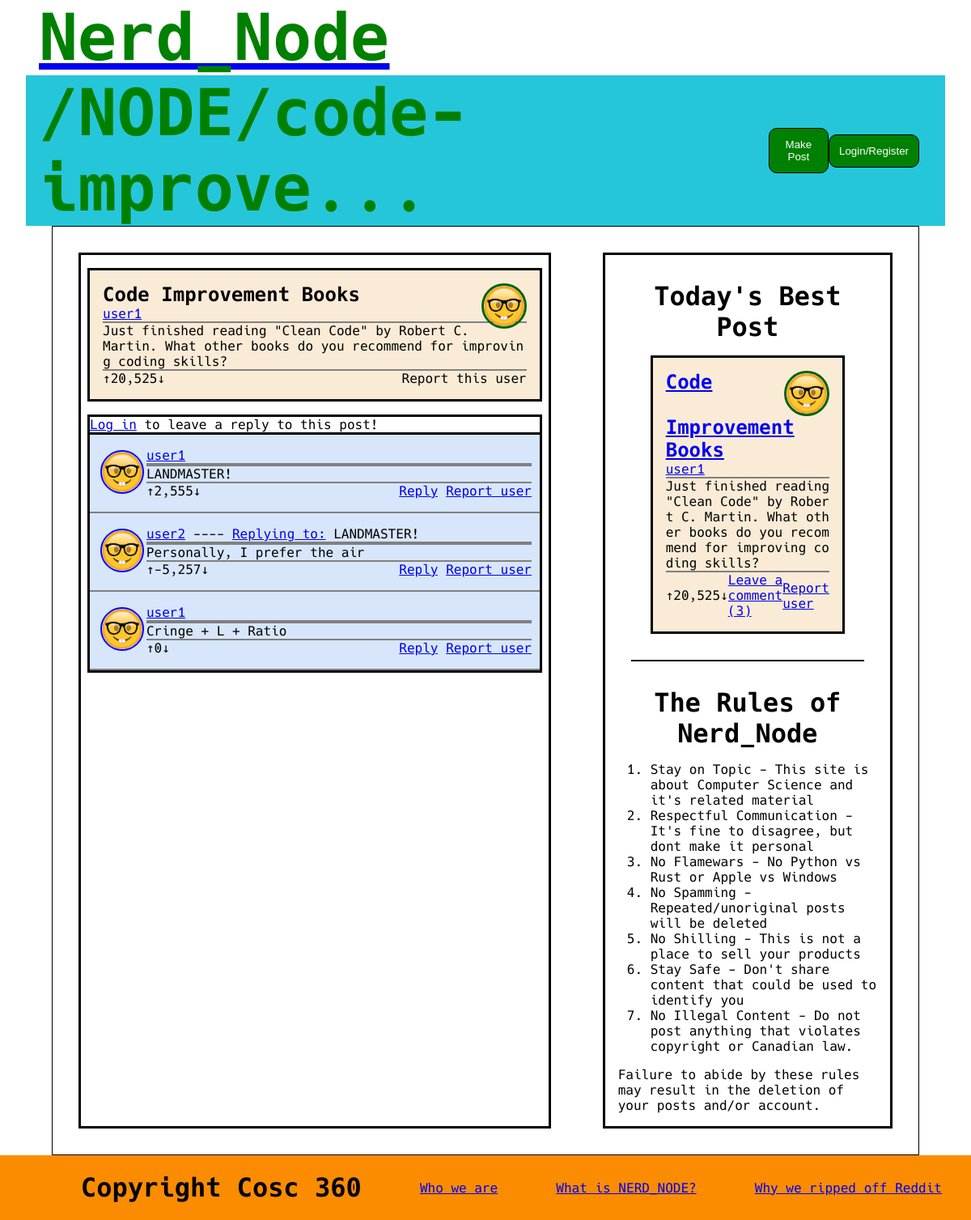
The app's page /node/index.php?title=code-improvement with its own data.
### tables this page shows
CREATE TABLE post (
	id int AUTO_INCREMENT,
	title varchar(255),    poster int,
    content TEXT(65535),
    likes int,
    sku varchar(255),
    PRIMARY KEY (id),
    FOREIGN KEY (poster) REFERENCES siteUser(id) ON DELETE CASCADE
);

CREATE TABLE siteUser (
	id int AUTO_INCREMENT,
	username varchar(255),
	password varchar(255),
    email varchar(255),
    profilePicture varchar(255),
    isAdmin boolean,
    isDisabled boolean,
    PRIMARY KEY (id)
);

CREATE TABLE comment (
	id int AUTO_INCREMENT,
    poster int,
	originalPost int,
    parentComment int,
    likes int,
    content TEXT(65535),
    PRIMARY KEY (id),
    FOREIGN KEY (poster) REFERENCES siteUser(id),
    FOREIGN KEY (originalPost) REFERENCES post(id) ON DELETE CASCADE,
    FOREIGN KEY (parentComment) REFERENCES comment(id) ON DELETE CASCADE
);

### src/node/loadPost.php (called while the page is built, shortened)
<?php
$host = DBHOST;
$database = DBNAME;
$user = DBUSER;
$pass = DBPASS;
$connection = mysqli_connect($host, $user,$pass, $database, "3306");
$getPost = $connection->prepare("SELECT post.id, post.title, siteUser.username, siteUser.profilePicture, post.sku, post.content, post.likes FROM (post JOIN siteUser ON post.poster = siteUser.id) WHERE post.sku = ?");
$getPost->bind_param("s", $sku);
$getPost->execute();
$result = $getPost->get_result();
$post= [];
while($row = mysqli_fetch_assoc($result)) {
    $post = ['id' => $row['id'],
             'title' => $row['title'],
             'author' => $row['username'],
             'pfp' => $row['profilePicture'],
             'sku' => $row['sku'],
             'content' => $row['content'],
             'likes' => number_format($row['likes'])
    ];
}
$getComments = $connection->prepare("SELECT p1.id AS id, p2.id AS parentId, siteUser.username as username, siteUser.profilePicture AS profilePicture, p1.content AS content, p2.content AS parentContent, p1.likes
FROM (comment AS p1 LEFT JOIN comment AS p2 ON p1.parentComment = p2.id)
     JOIN siteUser ON p1.poster = siteUser.id WHERE p1.originalPost = ?");
$getComments->bind_param("s", $post['id']);
$getComments->execute();
$result = $getComments->get_result();
$comments = array();
?>

### src/components/getBestPost.php (called while the page is built, shortened)
<?php
$host = DBHOST;
$database = DBNAME;
$user = DBUSER;
$pass = DBPASS;
$connection = mysqli_connect($host, $user,$pass, $database, "3306");
$sql = "SELECT post.title, siteUser.username, siteUser.profilePicture, post.sku, post.content,
               post.likes, COUNT(comment.id) AS comments
        FROM (post JOIN siteUser ON post.poster = siteUser.id)
             LEFT JOIN comment ON comment.originalPost = post.id
        GROUP BY post.id
        ORDER BY likes DESC
        LIMIT 1";
if($result = mysqli_query($connection, $sql)) {
    while($row = mysqli_fetch_assoc($result)) {
        $bestPost = ['title' => $row['title'],
                            'author' => $row['username'],
                            'pfp' => $row['profilePicture'],
                            'sku' => $row['sku'],
                            'content' => $row['content'],
                            'likes' => number_format($row['likes']),
                            'commentCount' => $row['comments']
        ];
    }
}
?>

### src/node/renderComments.php (the view, shortened to what this page needs)
<?php
include_once "renderProfilePicture.php";
function renderComment($comment, $op, $isAdmin) {
    $username = $comment['author'];
    echo "<div class=\"comment\" id=\"".$comment['id']."\">";
    echo "<p>
            <a href='".SITEROOT."nerd?username=".$username."'>".$username."</a>";
    if($comment['parentId']) {
        echo " ---- <a href='#".$comment['parentId']."'> Replying to:</a> ".$comment['parentContent'];
    }
    echo "</p>";
    echo"<p>
    </p>
    <p>".$comment['content']."
    </p>
    <div class='interactionBar'>
    <div> &uarr; </div>
    <div>".$comment['likes']." </div>
    <div> &darr; </div>
    <div class='spacer'> </div>
    <div>
    <a href='".SITEROOT."node?title=".$op."&reply-to=".$comment['id']."' > Reply </a>
    </div>
&ensp;
    <div>";
    if(!$isAdmin)
        echo"<a href='".SITEROOT."report'> Report user</a>";
    echo "</div>
    </div>
    </div>";
}
?>

### src/node/index.php (shortened to what this page needs)
<?php
$sku = $_GET['title'];
include_once "loadPost.php";
include_once "renderComments.php";
include_once "../renderProfilePicture.php";
?>
<!DOCTYPE html>
<html lang="en">
    <head>
	    <link rel="stylesheet" href="../public/css/reset.css">
	    <link rel="stylesheet" href="../public/css/home.css">
        <link rel="stylesheet" href="../public/css/node.css">
        <link rel="stylesheet" href="../public/font/hack.css">
    </head>
    <body>
	    <header>
            <?php
            $u =strlen($post["sku"]) >12 ? trim(substr($post["sku"], 0, 12)).'...' : $post["sku"];
            $url = "/NODE/$u";
            include "../components/headerBar.php";
            ?>
        </header>
        <main>
            <div class="center">
                <div class="post">
                    <?php renderProfilePicture($post['author'], $post['pfp']); ?>
                    <h3>
                        <?php echo $post["title"];?>
                    </h3>
                    <p>
                        <?php
                        echo "<a href='".SITEROOT."nerd?username=".$post["author"]."'>".$post["author"]."</a>";
                        ?>
                    </p>
                    <p>
                        <?php echo $post["content"]; ?>
                    </p>
                    <div class="interactionBar">
                        <div> &uarr; </div>
                        <div> <?php echo $post["likes"]; ?> </div>
                        <div> &darr; </div>
                        <div> Report this user </div>
                    </div>
                </div>
                <div id="comments">
                    <div id="reply">
                        <?php
                        if(isset($_SESSION["sessionId"])) {
                            include "../components/commentForm.php";
                        } else {
                            echo "<p> <a href='".SITEROOT."login'>Log in</a> to leave a reply to this post!</p>";
                        }
                        ?>
                    </div>
                    <?php
                    if($comments) {
                        foreach($comments as $comment) {
                            renderComment($comment, $sku, isset($_SESSION["isAdmin"]));
                        }
                    } else {
                        echo "<div class=\"comment center\"><p>Be the first to comment!</p></div>";
                    }
                    ?>
                </div>
            </div>
            <?php include "../components/sidebar.php" ?>
	    </main>
        <?php include "../components/footer.php"; ?>
    </body>
</html>

### src/components/headerBar.php (shortened to what this page needs)
<!DOCTYPE html>
<html lang="en">
  <div>
    <a href="<?php echo SITEROOT; ?>">
        <h1>
            Nerd_Node
        </h1>
    </a>
    </div>
    <div class="navbar">
        <h1>
            <?php echo $url ?? '/HOME'; ?>
        </h1>
        <div class="spacer">
        </div>
        <div class="buttonBox">
        <button id="newPost" onclick='location.href = "/makePost";'>Make Post</button>
            <?php
            if(isset($_SESSION["sessionId"]) ) {
                echo "<button id='home' onclick='location.href = \"".SITEROOT."nerd?username=".$_SESSION["sessionUsername"]."\";' >".
                     $_SESSION["sessionUsername"]
                    ."</button>";
                echo "<button id='logout' onclick='location.href = \"".SITEROOT."logout.php\";' >
                      Log out
                  </button>";
            } else {
                echo "<button id='login' onclick='location.href = \"".SITEROOT."login\";' >
                      Login/Register
                  </button>";
            }
            ?>
        </div>
    </div>
</html>

### src/renderProfilePicture.php
<?php
function renderProfilePicture($username, $picture) {
    echo "<img class='pfp' src='".SITEROOT."public/images/profiles/$picture' alt='$username\'s profile picture' width='50' height='50'>";
}
?>

### src/public/css/home.css (style rules this page uses)
html { font-family: "Hack"; }
header { padding: 0em 2em; }
header div { padding: 0em 1em; }
.center { flex: 1; }
.center, .sidebar, .post { border: medium solid black; }
.center, .sidebar { margin: 2em 2em; }
main { display: flex; margin: 0em 4em; }
.post { background-color:antiquewhite; margin:1em 0.5em; padding:1em; }
.post p { border-bottom: 2px solid grey; word-break: break-all; }
.post .interactionBar { display:flex; align-items: center; justify-content: space-evenly; }
.post div { padding: 0em; }
h1 { font-size: 5em; color: green; }
h3 { font-size:1.5em; font-weight:bold; }
.navbar { display:flex; background-color: #26C6DA; }
.spacer { flex:1; }
.buttonBox { width:20%; display: flex; align-items: center; justify-content: space-evenly; }
button { background-color: green; color: white; padding: 0.9em 0.9em 0.9em 0.9em; border-radius: 10px; border: 1px solid black; cursor:pointer; }
main { border: 1px solid black; }
.pfp { border: 3px solid darkgreen; border-radius: 50%; float: right; }

### src/public/css/node.css (style rules this page uses)
#comments { border: medium solid black; margin:1em 0.5em; }
.comment { background-color:#d7e6fa; padding:1em 0.6em; border-bottom: 2px solid grey; }
.comment p { border-bottom: 2px solid grey; word-break: break-all; overflow: hidden; }
.comment .interactionBar { display:flex; align-items: center; justify-content: space-evenly; overflow: hidden; }
.comment div { padding: 0em; overflow: hidden; }
#comments .pfp { border: 2px solid blue; margin: 0.2em; border-radius: 50%; float: left; }
#reply { border-bottom: medium solid black; }

### records on screen
post: sku "/NODE/code-improve...", poster.profilePicture (placeholder picture), title "Code Improvement Books", poster.username "user1", content "Just finished reading \"Clean Code\" by Robert C. Martin. What other books do you recommend for improving coding skills?"
comment: poster.profilePicture (placeholder picture), poster.username "user1", content "LANDMASTER!", likes "2,555"
comment: poster.profilePicture (placeholder picture), poster.username "user2", parentComment.content "LANDMASTER!", content "Personally, I prefer the air", likes "-5,257"
comment: poster.profilePicture (placeholder picture), poster.username "user1", content "Cringe + L + Ratio", likes "0"

### other values on screen
$post["likes"] "20,525"
$post['title'] "Code Improvement Books"
$username "user1"
$post['content'] "Just finished reading \"Clean Code\" by Robert C. Martin. What other books do you recommend for improving coding skills?"
$post['likes'] "20,525"
$commentText "Leave a comment (3)"
